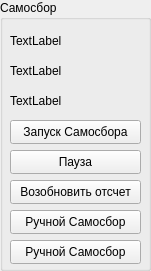
  <widget class="QGroupBox" name="groupBoxSamosbor">
   <property name="geometry">
    <rect>
     <x>10</x>
     <y>10</y>
     <width>151</width>
     <height>271</height>
    </rect>
   </property>
   <property name="title">
    <string>Самосбор</string>
   </property>
   <widget class="QLabel" name="labelTimerSamosbor">
    <property name="geometry">
     <rect>
      <x>10</x>
      <y>30</y>
      <width>121</width>
      <height>21</height>
     </rect>
    </property>
    <property name="text">
     <string>TextLabel</string>
    </property>
   </widget>
   <widget class="QLabel" name="labelRangeInfoSamosbor">
    <property name="geometry">
     <rect>
      <x>10</x>
      <y>60</y>
      <width>121</width>
      <height>21</height>
     </rect>
    </property>
    <property name="text">
     <string>TextLabel</string>
    </property>
   </widget>
   <widget class="QLabel" name="labelSamosborState">
    <property name="geometry">
     <rect>
      <x>10</x>
      <y>90</y>
      <width>121</width>
      <height>21</height>
     </rect>
    </property>
    <property name="text">
     <string>TextLabel</string>
    </property>
   </widget>
   <widget class="QPushButton" name="pushButtonSamosborStart">
    <property name="geometry">
     <rect>
      <x>10</x>
      <y>120</y>
      <width>131</width>
      <height>24</height>
     </rect>
    </property>
    <property name="text">
     <string>Запуск Самосбора</string>
    </property>
   </widget>
   <widget class="QPushButton" name="pushButtonSamosborPause">
    <property name="geometry">
     <rect>
      <x>10</x>
      <y>150</y>
      <width>131</width>
      <height>24</height>
     </rect>
    </property>
    <property name="text">
     <string>Пауза</string>
    </property>
   </widget>
   <widget class="QPushButton" name="pushButtonSamosborResume">
    <property name="geometry">
     <rect>
      <x>10</x>
      <y>180</y>
      <width>131</width>
      <height>24</height>
     </rect>
    </property>
    <property name="text">
     <string>Возобновить отсчет</string>
    </property>
   </widget>
   <widget class="QPushButton" name="pushButtonSamosborManualTrigger">
    <property name="geometry">
     <rect>
      <x>10</x>
      <y>210</y>
      <width>131</width>
      <height>24</height>
     </rect>
    </property>
    <property name="text">
     <string>Ручной Самосбор</string>
    </property>
   </widget>
   <widget class="QPushButton" name="pushButtonSamosborManualSlowdown">
    <property name="geometry">
     <rect>
      <x>10</x>
      <y>240</y>
      <width>131</width>
      <height>24</height>
     </rect>
    </property>
    <property name="text">
     <string>Ручной Самосбор</string>
    </property>
   </widget>
  </widget>
